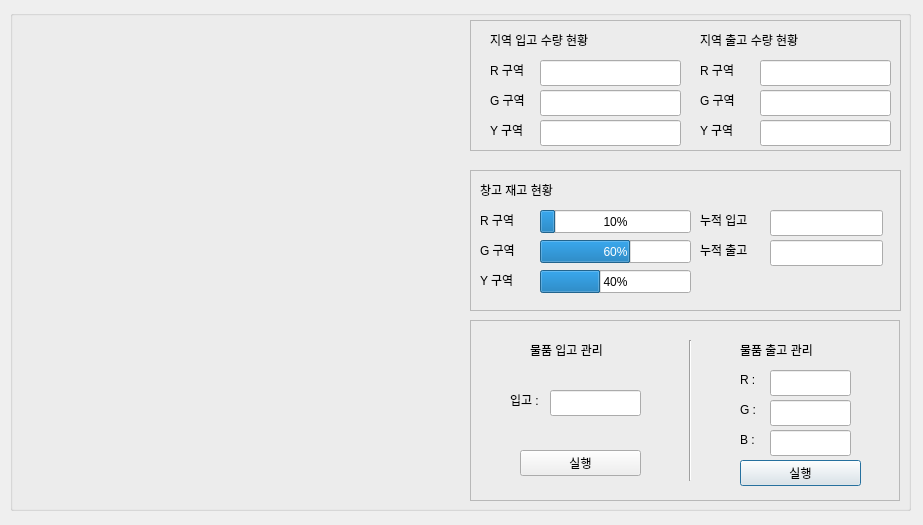
<?xml version="1.0" encoding="UTF-8"?>
<ui version="4.0">
 <class>Dialog</class>
 <widget class="QDialog" name="Dialog">
  <property name="geometry">
   <rect>
    <x>0</x>
    <y>0</y>
    <width>923</width>
    <height>525</height>
   </rect>
  </property>
  <property name="windowTitle">
   <string>Dialog</string>
  </property>
  <widget class="QGroupBox" name="groupBox">
   <property name="geometry">
    <rect>
     <x>10</x>
     <y>10</y>
     <width>901</width>
     <height>501</height>
    </rect>
   </property>
   <property name="title">
    <string/>
   </property>
   <widget class="QFrame" name="frame">
    <property name="geometry">
     <rect>
      <x>460</x>
      <y>310</y>
      <width>430</width>
      <height>181</height>
     </rect>
    </property>
    <property name="frameShape">
     <enum>QFrame::StyledPanel</enum>
    </property>
    <property name="frameShadow">
     <enum>QFrame::Raised</enum>
    </property>
    <widget class="QLabel" name="label">
     <property name="geometry">
      <rect>
       <x>60</x>
       <y>20</y>
       <width>111</width>
       <height>19</height>
      </rect>
     </property>
     <property name="text">
      <string>물품 입고 관리</string>
     </property>
    </widget>
    <widget class="QLineEdit" name="inut_ship_count">
     <property name="geometry">
      <rect>
       <x>300</x>
       <y>110</y>
       <width>81</width>
       <height>26</height>
      </rect>
     </property>
     <property name="readOnly">
      <bool>true</bool>
     </property>
    </widget>
    <widget class="QLineEdit" name="input_receive_count">
     <property name="geometry">
      <rect>
       <x>300</x>
       <y>80</y>
       <width>81</width>
       <height>26</height>
      </rect>
     </property>
     <property name="text">
      <string/>
     </property>
     <property name="readOnly">
      <bool>true</bool>
     </property>
    </widget>
    <widget class="QPushButton" name="pushButton">
     <property name="geometry">
      <rect>
       <x>270</x>
       <y>140</y>
       <width>121</width>
       <height>26</height>
      </rect>
     </property>
     <property name="text">
      <string>실행</string>
     </property>
    </widget>
    <widget class="QLineEdit" name="input_receive_count_2">
     <property name="geometry">
      <rect>
       <x>300</x>
       <y>50</y>
       <width>81</width>
       <height>26</height>
      </rect>
     </property>
     <property name="text">
      <string/>
     </property>
     <property name="readOnly">
      <bool>true</bool>
     </property>
    </widget>
    <widget class="QLabel" name="label_19">
     <property name="geometry">
      <rect>
       <x>270</x>
       <y>50</y>
       <width>21</width>
       <height>19</height>
      </rect>
     </property>
     <property name="text">
      <string>R :</string>
     </property>
    </widget>
    <widget class="QLabel" name="label_20">
     <property name="geometry">
      <rect>
       <x>270</x>
       <y>80</y>
       <width>21</width>
       <height>19</height>
      </rect>
     </property>
     <property name="text">
      <string>G :</string>
     </property>
    </widget>
    <widget class="QLabel" name="label_21">
     <property name="geometry">
      <rect>
       <x>270</x>
       <y>110</y>
       <width>21</width>
       <height>19</height>
      </rect>
     </property>
     <property name="text">
      <string>B :</string>
     </property>
    </widget>
    <widget class="QLabel" name="label_12">
     <property name="geometry">
      <rect>
       <x>270</x>
       <y>20</y>
       <width>111</width>
       <height>19</height>
      </rect>
     </property>
     <property name="text">
      <string>물품 출고 관리</string>
     </property>
    </widget>
    <widget class="Line" name="line">
     <property name="geometry">
      <rect>
       <x>210</x>
       <y>20</y>
       <width>20</width>
       <height>141</height>
      </rect>
     </property>
     <property name="orientation">
      <enum>Qt::Vertical</enum>
     </property>
    </widget>
    <widget class="QLineEdit" name="input_receive_count_3">
     <property name="geometry">
      <rect>
       <x>80</x>
       <y>70</y>
       <width>91</width>
       <height>26</height>
      </rect>
     </property>
     <property name="text">
      <string/>
     </property>
     <property name="readOnly">
      <bool>true</bool>
     </property>
    </widget>
    <widget class="QPushButton" name="pushButton_2">
     <property name="geometry">
      <rect>
       <x>50</x>
       <y>130</y>
       <width>121</width>
       <height>26</height>
      </rect>
     </property>
     <property name="text">
      <string>실행</string>
     </property>
    </widget>
    <widget class="QLabel" name="label_17">
     <property name="geometry">
      <rect>
       <x>40</x>
       <y>70</y>
       <width>41</width>
       <height>19</height>
      </rect>
     </property>
     <property name="text">
      <string>입고 : </string>
     </property>
    </widget>
   </widget>
   <widget class="QFrame" name="frame_2">
    <property name="geometry">
     <rect>
      <x>460</x>
      <y>10</y>
      <width>431</width>
      <height>131</height>
     </rect>
    </property>
    <property name="frameShape">
     <enum>QFrame::StyledPanel</enum>
    </property>
    <property name="frameShadow">
     <enum>QFrame::Raised</enum>
    </property>
    <widget class="QLabel" name="label_4">
     <property name="geometry">
      <rect>
       <x>20</x>
       <y>10</y>
       <width>131</width>
       <height>19</height>
      </rect>
     </property>
     <property name="text">
      <string>지역 입고 수량 현황</string>
     </property>
    </widget>
    <widget class="QLabel" name="label_5">
     <property name="geometry">
      <rect>
       <x>20</x>
       <y>40</y>
       <width>61</width>
       <height>19</height>
      </rect>
     </property>
     <property name="text">
      <string>R 구역</string>
     </property>
    </widget>
    <widget class="QLabel" name="label_6">
     <property name="geometry">
      <rect>
       <x>20</x>
       <y>70</y>
       <width>61</width>
       <height>19</height>
      </rect>
     </property>
     <property name="text">
      <string>G 구역</string>
     </property>
    </widget>
    <widget class="QLabel" name="label_7">
     <property name="geometry">
      <rect>
       <x>20</x>
       <y>100</y>
       <width>51</width>
       <height>19</height>
      </rect>
     </property>
     <property name="text">
      <string>Y 구역</string>
     </property>
    </widget>
    <widget class="QLabel" name="label_8">
     <property name="geometry">
      <rect>
       <x>230</x>
       <y>10</y>
       <width>131</width>
       <height>19</height>
      </rect>
     </property>
     <property name="text">
      <string>지역 출고 수량 현황</string>
     </property>
    </widget>
    <widget class="QLabel" name="label_9">
     <property name="geometry">
      <rect>
       <x>230</x>
       <y>70</y>
       <width>131</width>
       <height>19</height>
      </rect>
     </property>
     <property name="text">
      <string>G 구역</string>
     </property>
    </widget>
    <widget class="QLabel" name="label_10">
     <property name="geometry">
      <rect>
       <x>230</x>
       <y>40</y>
       <width>131</width>
       <height>19</height>
      </rect>
     </property>
     <property name="text">
      <string>R 구역</string>
     </property>
    </widget>
    <widget class="QLabel" name="label_11">
     <property name="geometry">
      <rect>
       <x>230</x>
       <y>100</y>
       <width>131</width>
       <height>19</height>
      </rect>
     </property>
     <property name="text">
      <string>Y 구역</string>
     </property>
    </widget>
    <widget class="QLineEdit" name="receive_count_r">
     <property name="geometry">
      <rect>
       <x>70</x>
       <y>40</y>
       <width>141</width>
       <height>26</height>
      </rect>
     </property>
     <property name="readOnly">
      <bool>true</bool>
     </property>
    </widget>
    <widget class="QLineEdit" name="receive_count_g">
     <property name="geometry">
      <rect>
       <x>70</x>
       <y>70</y>
       <width>141</width>
       <height>26</height>
      </rect>
     </property>
     <property name="readOnly">
      <bool>true</bool>
     </property>
    </widget>
    <widget class="QLineEdit" name="receive_count_y">
     <property name="geometry">
      <rect>
       <x>70</x>
       <y>100</y>
       <width>141</width>
       <height>26</height>
      </rect>
     </property>
     <property name="readOnly">
      <bool>true</bool>
     </property>
    </widget>
    <widget class="QLineEdit" name="ship_count_g">
     <property name="geometry">
      <rect>
       <x>290</x>
       <y>70</y>
       <width>131</width>
       <height>26</height>
      </rect>
     </property>
     <property name="readOnly">
      <bool>true</bool>
     </property>
    </widget>
    <widget class="QLineEdit" name="ship_count_r">
     <property name="geometry">
      <rect>
       <x>290</x>
       <y>40</y>
       <width>131</width>
       <height>26</height>
      </rect>
     </property>
     <property name="readOnly">
      <bool>true</bool>
     </property>
    </widget>
    <widget class="QLineEdit" name="ship_count_y">
     <property name="geometry">
      <rect>
       <x>290</x>
       <y>100</y>
       <width>131</width>
       <height>26</height>
      </rect>
     </property>
     <property name="readOnly">
      <bool>true</bool>
     </property>
    </widget>
   </widget>
   <widget class="QFrame" name="frame_3">
    <property name="geometry">
     <rect>
      <x>460</x>
      <y>160</y>
      <width>431</width>
      <height>141</height>
     </rect>
    </property>
    <property name="frameShape">
     <enum>QFrame::StyledPanel</enum>
    </property>
    <property name="frameShadow">
     <enum>QFrame::Raised</enum>
    </property>
    <widget class="QProgressBar" name="stock_count_r">
     <property name="geometry">
      <rect>
       <x>70</x>
       <y>40</y>
       <width>151</width>
       <height>23</height>
      </rect>
     </property>
     <property name="value">
      <number>10</number>
     </property>
    </widget>
    <widget class="QProgressBar" name="stock_count_g">
     <property name="geometry">
      <rect>
       <x>70</x>
       <y>70</y>
       <width>151</width>
       <height>23</height>
      </rect>
     </property>
     <property name="maximum">
      <number>100</number>
     </property>
     <property name="value">
      <number>60</number>
     </property>
    </widget>
    <widget class="QProgressBar" name="stock_count_y">
     <property name="geometry">
      <rect>
       <x>70</x>
       <y>100</y>
       <width>151</width>
       <height>23</height>
      </rect>
     </property>
     <property name="value">
      <number>40</number>
     </property>
    </widget>
    <widget class="QLabel" name="label_14">
     <property name="geometry">
      <rect>
       <x>10</x>
       <y>40</y>
       <width>66</width>
       <height>19</height>
      </rect>
     </property>
     <property name="text">
      <string>R 구역</string>
     </property>
    </widget>
    <widget class="QLabel" name="label_15">
     <property name="geometry">
      <rect>
       <x>10</x>
       <y>70</y>
       <width>66</width>
       <height>19</height>
      </rect>
     </property>
     <property name="text">
      <string>G 구역</string>
     </property>
    </widget>
    <widget class="QLabel" name="label_16">
     <property name="geometry">
      <rect>
       <x>10</x>
       <y>100</y>
       <width>66</width>
       <height>19</height>
      </rect>
     </property>
     <property name="text">
      <string>Y 구역</string>
     </property>
    </widget>
    <widget class="QLabel" name="label_13">
     <property name="geometry">
      <rect>
       <x>10</x>
       <y>10</y>
       <width>121</width>
       <height>19</height>
      </rect>
     </property>
     <property name="text">
      <string>창고 재고 현황</string>
     </property>
    </widget>
    <widget class="QLineEdit" name="acc_ship_count">
     <property name="geometry">
      <rect>
       <x>300</x>
       <y>70</y>
       <width>113</width>
       <height>26</height>
      </rect>
     </property>
     <property name="readOnly">
      <bool>true</bool>
     </property>
    </widget>
    <widget class="QLineEdit" name="acc_receive_count">
     <property name="geometry">
      <rect>
       <x>300</x>
       <y>40</y>
       <width>113</width>
       <height>26</height>
      </rect>
     </property>
     <property name="readOnly">
      <bool>true</bool>
     </property>
    </widget>
    <widget class="QLabel" name="label_2">
     <property name="geometry">
      <rect>
       <x>230</x>
       <y>40</y>
       <width>101</width>
       <height>19</height>
      </rect>
     </property>
     <property name="text">
      <string>누적 입고</string>
     </property>
    </widget>
    <widget class="QLabel" name="label_3">
     <property name="geometry">
      <rect>
       <x>230</x>
       <y>70</y>
       <width>81</width>
       <height>19</height>
      </rect>
     </property>
     <property name="text">
      <string>누적 출고</string>
     </property>
    </widget>
   </widget>
   <widget class="QLabel" name="sensor_status">
    <property name="geometry">
     <rect>
      <x>20</x>
      <y>20</y>
      <width>421</width>
      <height>461</height>
     </rect>
    </property>
    <property name="text">
     <string/>
    </property>
   </widget>
  </widget>
 </widget>
 <resources/>
 <connections/>
</ui>
